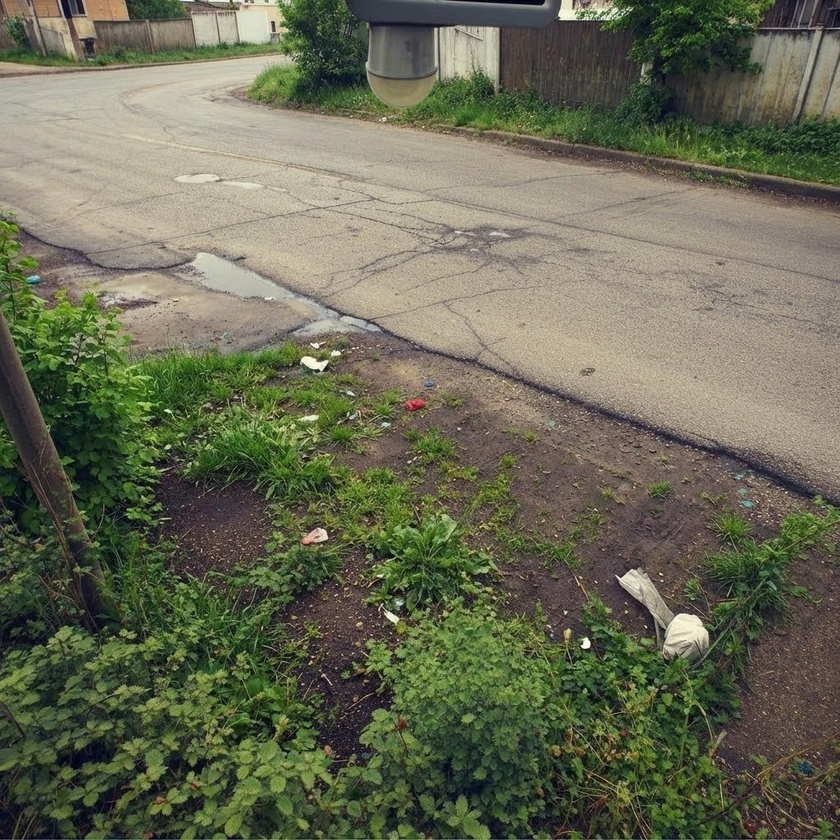
#> input picture Green Space - Synthetic (Generated) Data Samples/Generated Contaiminated - Sample/contaminate_10.jpg, 840 x 840 px, shrunk from 1024 x 1024 before the run
$ python -i vegetation_detector.py   (imports and definitions only)
#> lines starting #> are read from the running program, lines starting #| are printed output that depends on the picture; after the words box and inside, x2 and y2 are one past the last pixel; in counts of white or black regions, pixels touching at a corner belong together
"""
Greenspace Quality Feature Pipeline - Vegetation Detection (HSV Color-Based)
"""
import numpy as np
from typing import List, Dict, Any, Tuple
from PIL import Image
import cv2


def mask_road_signs(image: Image.Image, min_area_ratio: float = 0.002, max_area_ratio: float = 0.15) -> Image.Image:
    """
    Detect and inpaint road signs/urban signage to remove them from scene analysis.

    Uses HSV color detection to find sign-colored regions (red, blue, bright white),
    filters by rectangular shape and size, then inpaints them so CLIP doesn't
    misinterpret signs as contamination.

    Args:
        image: PIL Image (RGB)
        min_area_ratio: Minimum sign area as ratio of image (filters noise)
        max_area_ratio: Maximum sign area as ratio of image (filters large false positives)

    Returns:
        Cleaned PIL Image with road signs inpainted
    """
#> called with min_area_ratio = 0.002, max_area_ratio = 0.15
    img_np = np.array(image)
    img_hsv = cv2.cvtColor(img_np, cv2.COLOR_RGB2HSV)
#> img_hsv: shape (840, 840, 3); mean H, S, V 38.7, 74.5, 111.8
    h, w = img_np.shape[:2]
    img_area = h * w
    min_area = int(img_area * min_area_ratio)
    max_area = int(img_area * max_area_ratio)

    # === Step 1: Detect sign-colored regions ===

    # Red signs (Stop signs, warning signs, prohibition signs)
    # Red wraps around in HSV: Hue 0-10 and 170-180
    mask_red1 = cv2.inRange(img_hsv, np.array([0, 70, 50]), np.array([10, 255, 255]))
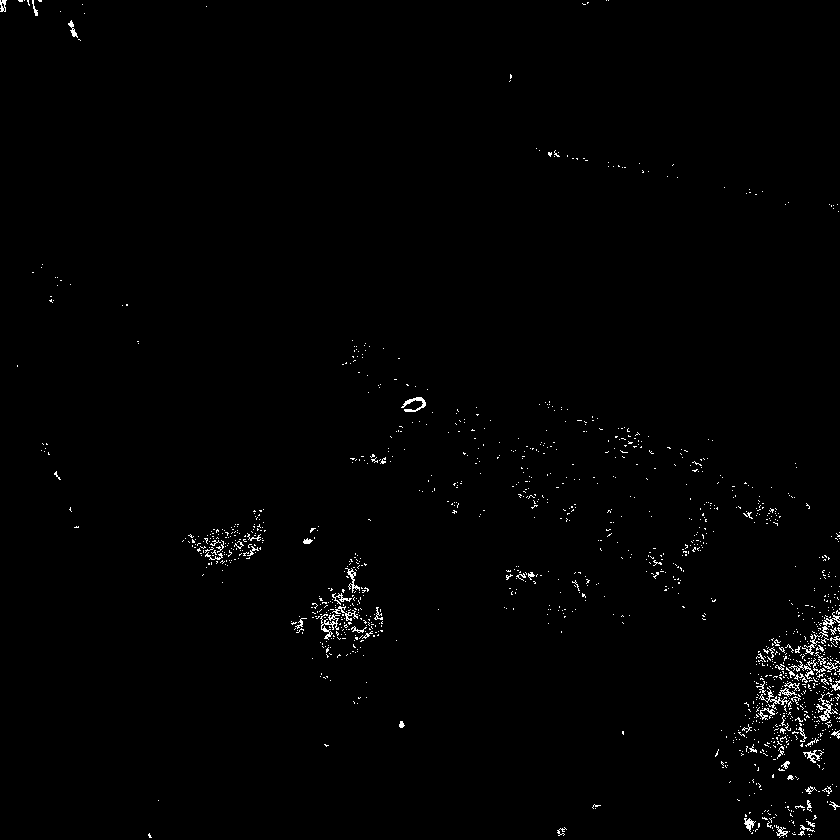
#> mask_red1: shape (840, 840); 0.93% white in thin lines or dots
    mask_red2 = cv2.inRange(img_hsv, np.array([170, 70, 50]), np.array([180, 255, 255]))
#> mask_red2: shape (840, 840); 0.05% white; 110 white regions (108 under 20 px), largest, box (x1, y1, x2, y2) and area: (404, 400, 423, 410) 113, (750, 823, 758, 832) 34
    mask_red = cv2.bitwise_or(mask_red1, mask_red2)
#> mask_red: shape (840, 840); 0.98% white in thin lines or dots

    # Blue signs (Info signs, highway signs, parking signs)
    mask_blue = cv2.inRange(img_hsv, np.array([100, 70, 50]), np.array([130, 255, 255]))
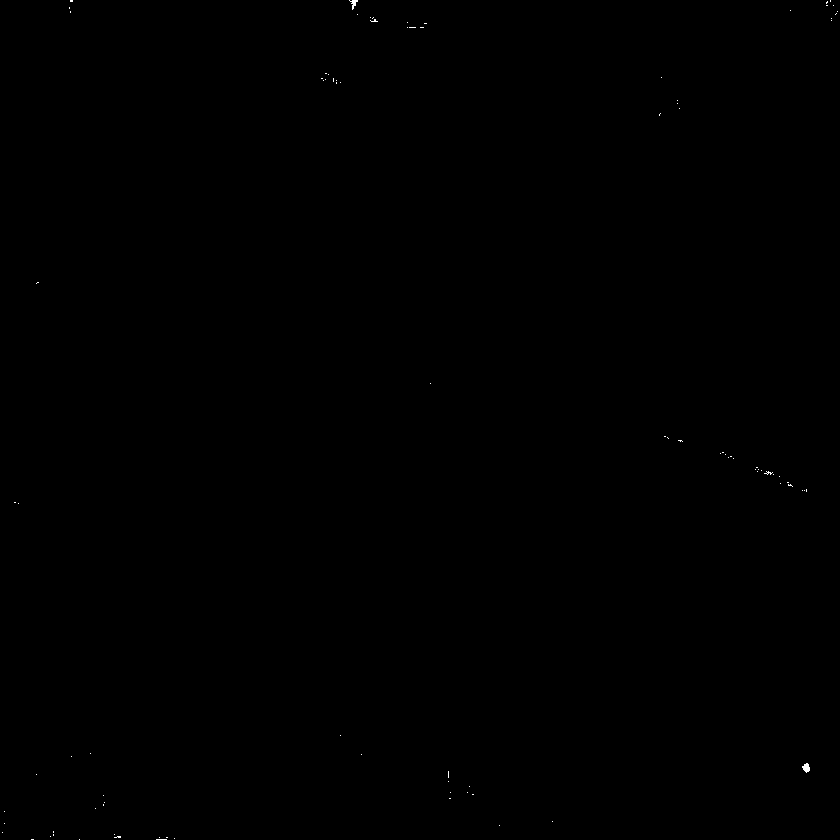
#> mask_blue: shape (840, 840); 0.04% white in thin lines or dots

    # Bright white / metallic (sign faces, poles, reflective surfaces)
    # High value, low saturation = white/silver
    mask_white = cv2.inRange(img_hsv, np.array([0, 0, 200]), np.array([180, 40, 255]))
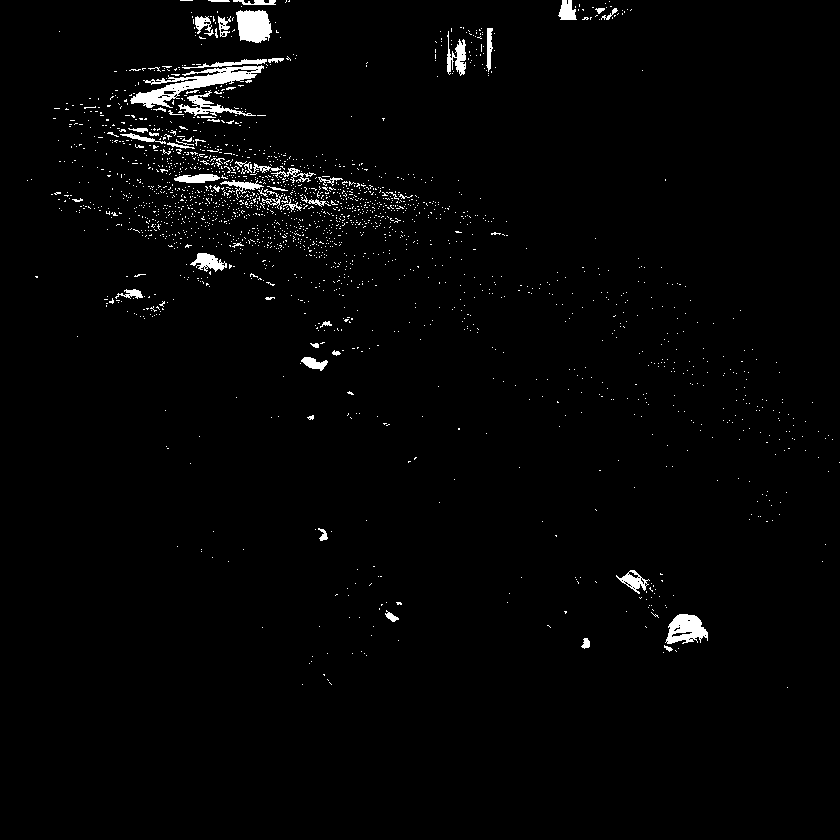
#> mask_white: shape (840, 840); 1.9% white; 2087 white regions (2026 under 20 px), largest, box (x1, y1, x2, y2) and area: (130, 65, 264, 108) 1767, (236, 10, 272, 43) 946, (665, 614, 708, 644) 836

    # Combine all sign color masks
    sign_mask = cv2.bitwise_or(mask_red, mask_blue)
#> sign_mask: shape (840, 840); 1% white in thin lines or dots
    sign_mask = cv2.bitwise_or(sign_mask, mask_white)

    # Morphological cleanup: close small gaps, remove noise
    kernel = cv2.getStructuringElement(cv2.MORPH_RECT, (7, 7))
    sign_mask = cv2.morphologyEx(sign_mask, cv2.MORPH_CLOSE, kernel)
#> sign_mask: shape (840, 840); 7.8% white; 787 white regions (678 under 20 px), largest, box (x1, y1, x2, y2) and area: (102, 119, 439, 258) 18287, (726, 583, 840, 773) 8981, (118, 54, 297, 126) 5197
    sign_mask = cv2.morphologyEx(sign_mask, cv2.MORPH_OPEN, kernel)
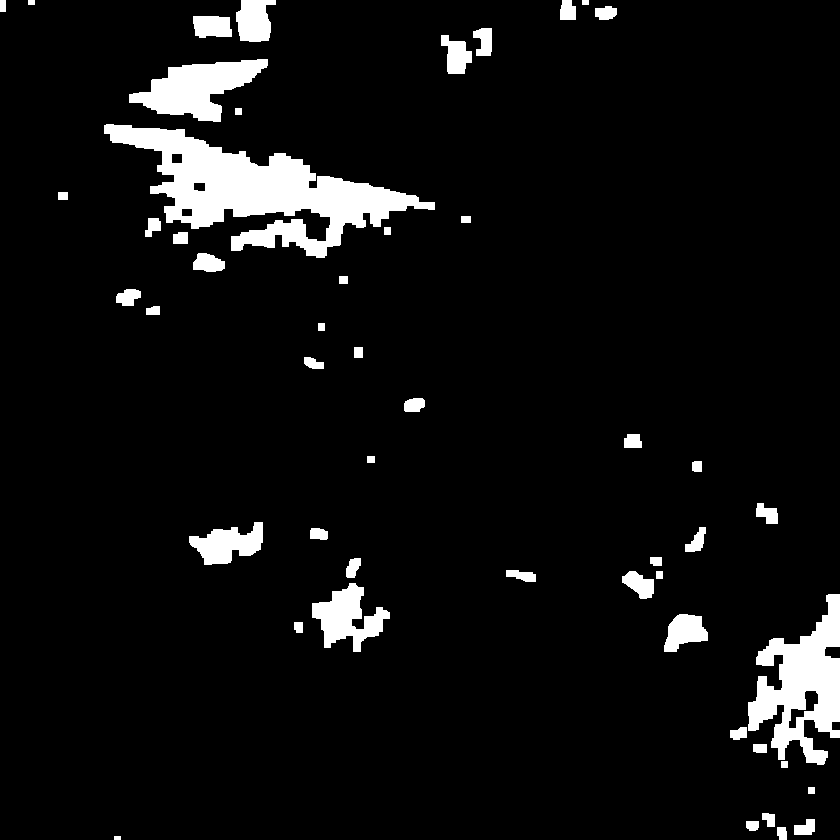
#> sign_mask: shape (840, 840); 6.3% white; 50 white regions

    # === Step 2: Filter by shape (rectangular) and size ===

    contours, _ = cv2.findContours(sign_mask, cv2.RETR_EXTERNAL, cv2.CHAIN_APPROX_SIMPLE)
#> contours = 50 contours, 1 with area under 20; largest, box (x1, y1, x2, y2) and area: (104, 124, 435, 258) 16248, (748, 594, 840, 765) 8048, (129, 59, 268, 122) 4366, (312, 583, 390, 652) 2502, (189, 522, 263, 565) 1752

    # Build inpainting mask — only rectangular, sign-sized objects
    inpaint_mask = np.zeros((h, w), dtype=np.uint8)

    for cnt in contours:
        area = cv2.contourArea(cnt)
        if area < min_area or area > max_area:
            continue

        # Check rectangularity: bounding rect area vs contour area
        x, y, bw, bh = cv2.boundingRect(cnt)
        rect_area = bw * bh
        if rect_area == 0:
            continue

        rectangularity = area / rect_area  # 1.0 = perfect rectangle

        # Check aspect ratio — signs are typically not extremely elongated
        aspect = max(bw, bh) / (min(bw, bh) + 1e-6)

        # Accept if reasonably rectangular (>40% fill) and not too elongated (<5:1)
        if rectangularity > 0.4 and aspect < 5.0:
            # Expand the bounding box slightly to cover edges
            pad = 5
            x1 = max(0, x - pad)
            y1 = max(0, y - pad)
            x2 = min(w, x + bw + pad)
            y2 = min(h, y + bh + pad)
            inpaint_mask[y1:y2, x1:x2] = 255
#> this loop made 50 passes
#> (area, x, y, bw, bh, rect_area, rectangularity, aspect) on passes 12, 13, 21, 41: (8048, 748, 594, 92, 171, 15732, 0.512, 1.86), (2502.5, 312, 583, 78, 69, 5382, 0.465, 1.13), (1751.5, 189, 522, 74, 43, 3182, 0.55, 1.72), (4366.5, 129, 59, 139, 63, 8757, 0.499, 2.21)
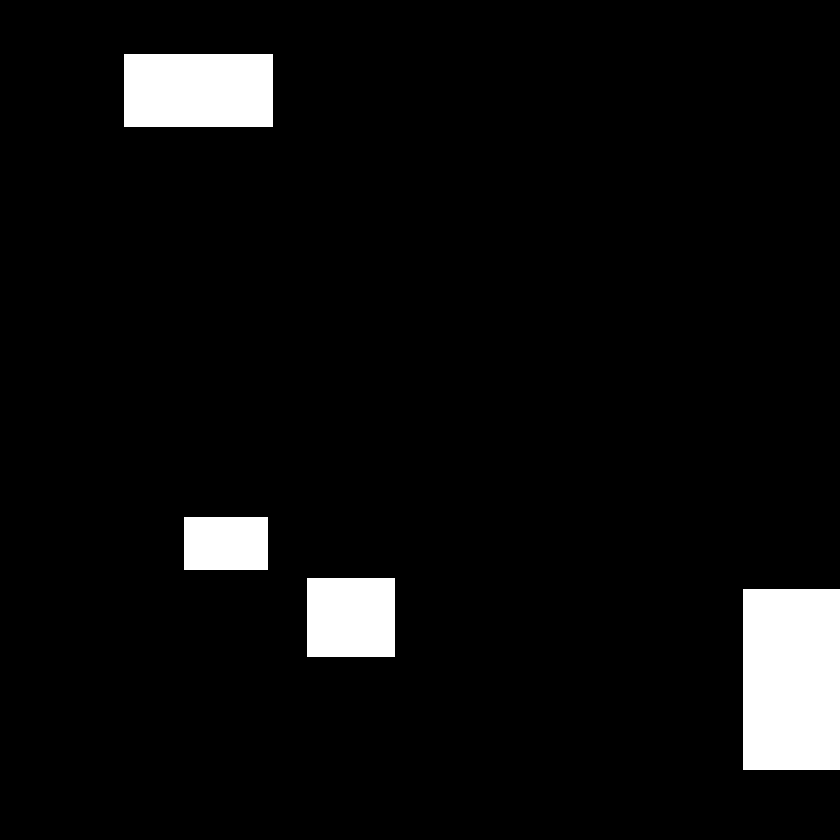
#> inpaint_mask: shape (840, 840); 5.6% white; 4 white regions, box (x1, y1, x2, y2) and area: (743, 589, 840, 770) 17557, (124, 54, 273, 127) 10877, (307, 578, 395, 657) 6952, (184, 517, 268, 570) 4452

    # === Step 3: Inpaint detected sign regions ===

    if np.sum(inpaint_mask) == 0:
        # No signs detected — return original
        return image

    # Convert RGB to BGR for OpenCV inpainting
    img_bgr = cv2.cvtColor(img_np, cv2.COLOR_RGB2BGR)
#> img_bgr is the input picture: shape (840, 840, 3); mean B, G, R 84.1, 105.9, 104.2

    # Telea inpainting: fills regions with surrounding texture
    inpainted_bgr = cv2.inpaint(img_bgr, inpaint_mask, inpaintRadius=10, flags=cv2.INPAINT_TELEA)

    # Convert back to RGB PIL
    inpainted_rgb = cv2.cvtColor(inpainted_bgr, cv2.COLOR_BGR2RGB)
    return Image.fromarray(inpainted_rgb)


class VegetationDetector:
    """Detect vegetation regions using HSV color-based analysis."""

    # [59 lines left out: functions __init__, detect_vegetation, not called in this run]

>>> import cv2
>>> picture = cv2.cvtColor(cv2.imread('../Green Space - Synthetic (Generated) Data Samples/Generated Contaiminated - Sample/contaminate_10.jpg'), cv2.COLOR_BGR2RGB)
>>> result = mask_road_signs(picture)

$ run again, on Green Space - Synthetic (Generated) Data Samples/Generated Contaiminated - Sample/contaminate_15.jpg
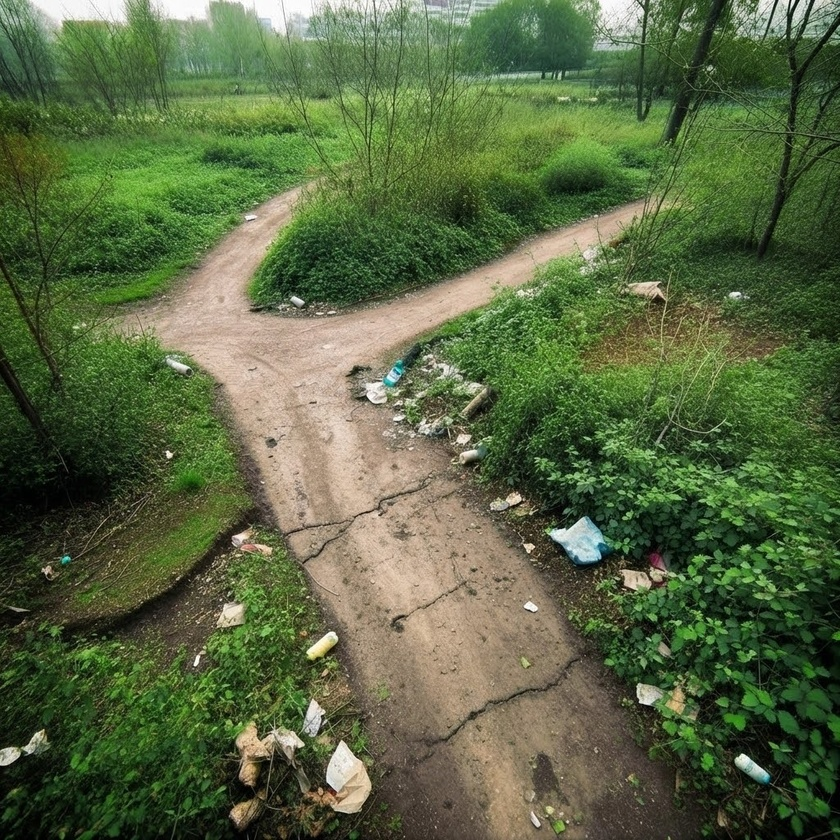
#> input picture Green Space - Synthetic (Generated) Data Samples/Generated Contaiminated - Sample/contaminate_15.jpg, 840 x 840 px, shrunk from 1024 x 1024 before the run
#> img_hsv: shape (840, 840, 3); mean H, S, V 40.8, 113.1, 107.4
#> mask_red1: shape (840, 840); 0.02% white; 17 white regions (13 under 20 px), largest, box (x1, y1, x2, y2) and area: (241, 544, 256, 549) 56, (328, 788, 337, 795) 40, (655, 581, 664, 586) 28, (650, 563, 662, 570) 24
#> mask_red2: shape (840, 840); 0.02% white; 2 white regions (1 under 20 px), largest, box (x1, y1, x2, y2) and area: (649, 553, 662, 567) 110
#> mask_red: shape (840, 840); 0.04% white; 18 white regions (14 under 20 px), largest, box (x1, y1, x2, y2) and area: (649, 553, 662, 570) 134, (241, 544, 256, 549) 56, (328, 788, 337, 795) 40, (655, 581, 664, 586) 28
#> mask_blue: shape (840, 840); every value is 0
#> in mask_road_signs, `mask_white = cv2.inRange(img_hsv, np.array([0, 0, 200]), np.array([180..`:
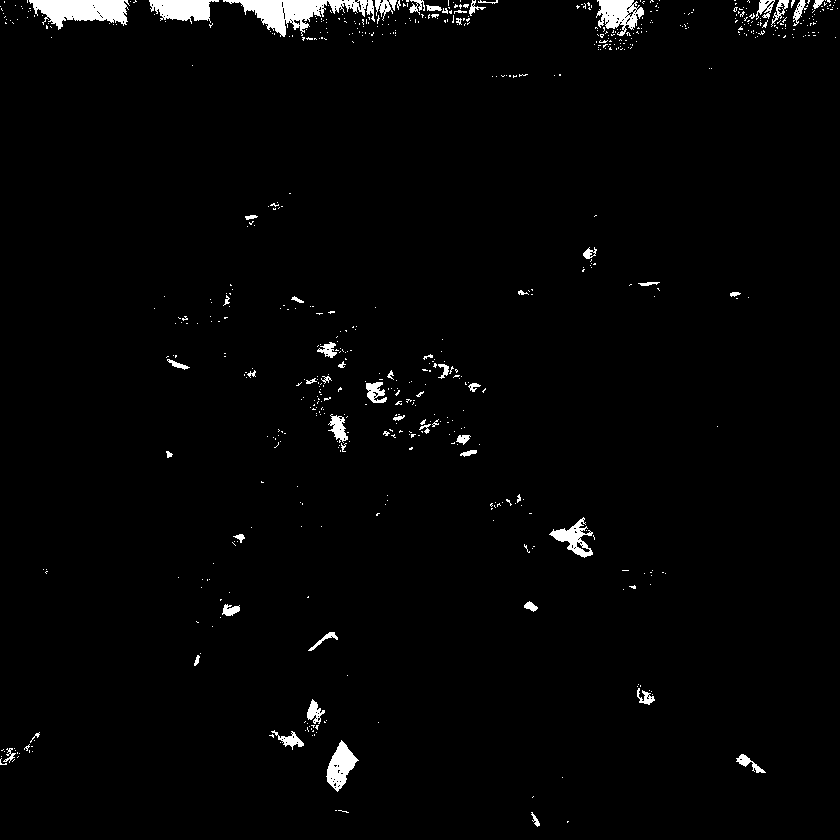
#> mask_white: shape (840, 840); 2% white; 665 white regions (606 under 20 px), largest, box (x1, y1, x2, y2) and area: (223, 0, 375, 37) 2285, (29, 0, 130, 30) 1896, (149, 0, 219, 24) 1094
#> contours = 29 contours; largest, box (x1, y1, x2, y2) and area: (241, 0, 439, 35) 3702, (27, 0, 130, 28) 2112, (596, 0, 644, 50) 1980, (735, 0, 835, 36) 1905, (150, 0, 210, 21) 1074
#> the loop in mask_road_signs, `for cnt in contours:` made 29 passes
#> (area, x, bw, bh, rect_area, rectangularity, aspect, x1) on passes 24, 25, 29: (1905, 735, 100, 36, 3600, 0.529, 2.78, 730), (1980.5, 596, 48, 50, 2400, 0.825, 1.04, 591), (2111.5, 27, 103, 28, 2884, 0.732, 3.68, 22)
#> after the loop in mask_road_signs, `for cnt in contours:`:
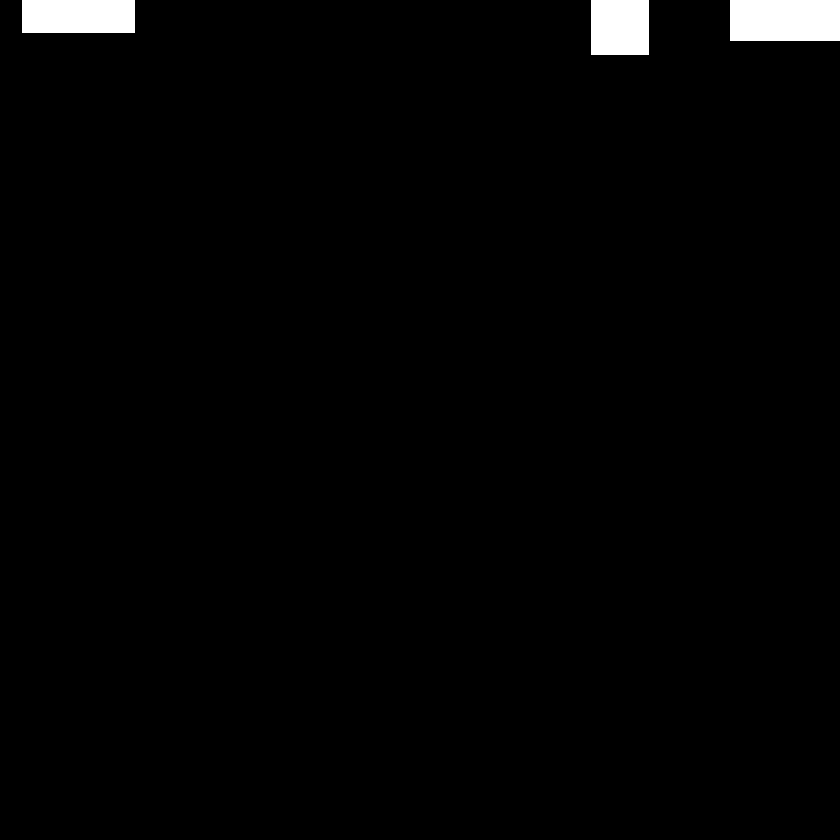
#> inpaint_mask: shape (840, 840); 1.6% white; 3 white regions, box (x1, y1, x2, y2) and area: (730, 0, 840, 41) 4510, (22, 0, 135, 33) 3729, (591, 0, 649, 55) 3190
#> in mask_road_signs, img_bgr is the input picture: shape (840, 840, 3); mean B, G, R 66.4, 103.3, 88.4
